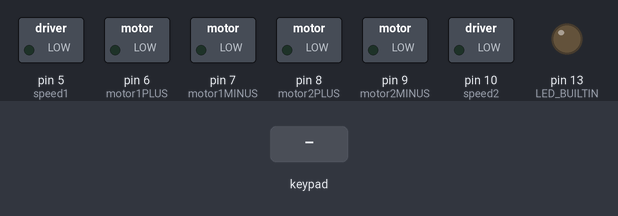
Bench run of a sketch on a simulated Arduino Uno, built with avr-gcc and run on an emulated ATmega328P. Shown: switched loads named in the sketch (green lamp = pin HIGH), output pins drawn as LEDs (lit = HIGH). Inputs (shaded band) come from the test bench.

Above: at 1.2 s.
1.3 s: key 'U' pressed
At 1.5 s:
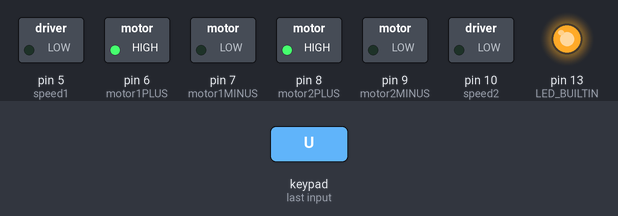
3.2 s: key 'D' pressed
At 3.4 s:
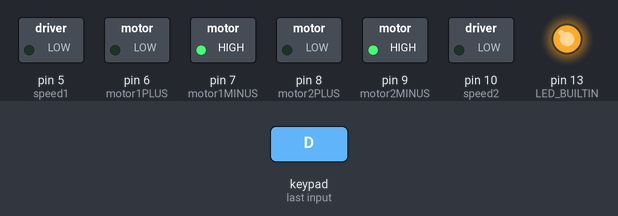
5.1 s: key 'L' pressed
At 5.3 s:
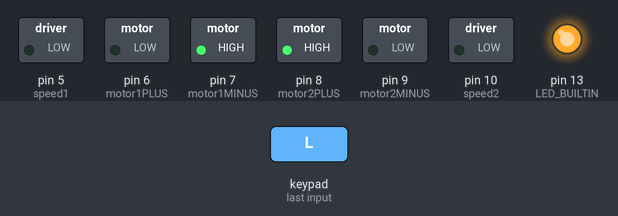
7.0 s: key 'R' pressed
At 7.2 s:
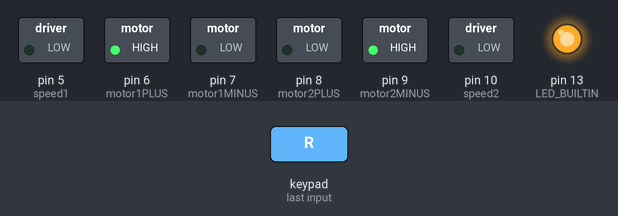
Timing chart, 0 to 9.9 s (numbered marks = the images above; inputs shaded):
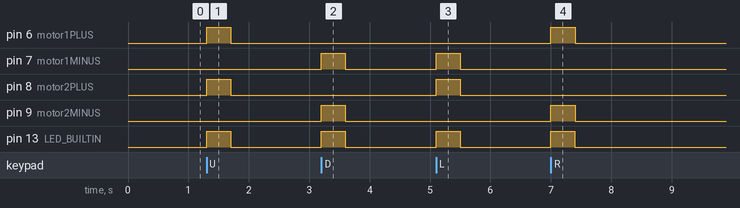

The sketch:

surveillance_rover.ino
```cpp
//ensure that TX and RX of the HM-10 are hooked up to arduino pins 2 and 3, respectively
//assumes the red wires of the two motors are hooked up to OUT1 and OUT4 of the L298N
//assume motor1 is on the left, and motor2 is on the right (top-down view, where the front of the car is the top)

#include <Dabble.h>


const int motor1PLUS = 6; //hooked up to IN1
const int motor1MINUS = 7; //hooked up to IN2
const int motor2PLUS = 8; //hooked up to IN3
const int motor2MINUS = 9; //hooked up to IN4
const int speed1 = 5;
const int speed2 = 10;


void setup() {
  pinMode(LED_BUILTIN, OUTPUT);
  pinMode(motor1PLUS, OUTPUT);
  pinMode(motor1MINUS, OUTPUT);
  pinMode(motor2PLUS, OUTPUT);
  pinMode(motor2MINUS, OUTPUT);
  pinMode(speed1, OUTPUT);
  pinMode(speed2, OUTPUT);

  Dabble.begin(9600);
}


void loop() {
  Dabble.processInput();

  //forward
  if (GamePad.isUpPressed()){
    digitalWrite(LED_BUILTIN, HIGH);
    digitalWrite(motor1PLUS, HIGH);
    digitalWrite(motor1MINUS, LOW);
    digitalWrite(motor2PLUS, HIGH);
    digitalWrite(motor2MINUS, LOW);
  }
  //backward
  else if (GamePad.isDownPressed()){
    digitalWrite(LED_BUILTIN, HIGH);
    digitalWrite(motor1PLUS, LOW);
    digitalWrite(motor1MINUS, HIGH);
    digitalWrite(motor2PLUS, LOW);
    digitalWrite(motor2MINUS, HIGH);
  }
  //right turn (clockwise)
  else if (GamePad.isRightPressed()){
    digitalWrite(LED_BUILTIN, HIGH);
    digitalWrite(motor1PLUS, HIGH);
    digitalWrite(motor1MINUS, LOW);
    digitalWrite(motor2PLUS, LOW);
    digitalWrite(motor2MINUS, HIGH);
  }
  //left turn (anti-clockwise)
  else if (GamePad.isLeftPressed()){
    digitalWrite(LED_BUILTIN, HIGH);
    digitalWrite(motor1PLUS, LOW);
    digitalWrite(motor1MINUS, HIGH);
    digitalWrite(motor2PLUS, HIGH);
    digitalWrite(motor2MINUS, LOW);
  }
  //neutral
  else{
    digitalWrite(LED_BUILTIN, LOW);
    digitalWrite(motor1PLUS, LOW);
    digitalWrite(motor1MINUS, LOW);
    digitalWrite(motor2PLUS, LOW);
    digitalWrite(motor2MINUS, LOW);
  }
}
```

Measured:
- after the input at 1.3 s, pin 6 (motor1PLUS), pin 8 (motor2PLUS), pin 13 (LED_BUILTIN): LOW → HIGH at once, → LOW 0.40 s later
- after the input at 3.2 s, pin 7 (motor1MINUS), pin 9 (motor2MINUS), pin 13 (LED_BUILTIN): LOW → HIGH at once, → LOW 0.40 s later
- after the input at 5.1 s, pin 7 (motor1MINUS), pin 8 (motor2PLUS), pin 13 (LED_BUILTIN): LOW → HIGH at once, → LOW 0.40 s later
- after the input at 7.0 s, pin 6 (motor1PLUS), pin 9 (motor2MINUS), pin 13 (LED_BUILTIN): LOW → HIGH at once, → LOW 0.40 s later
